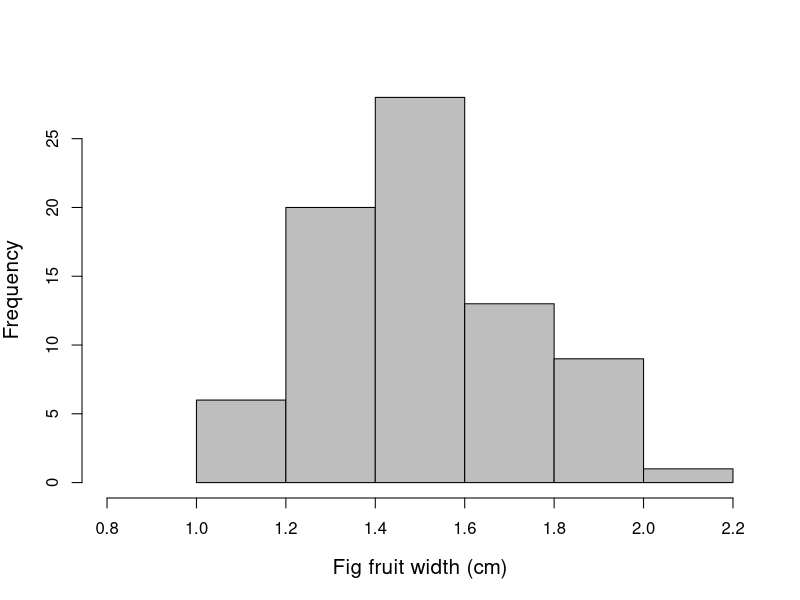
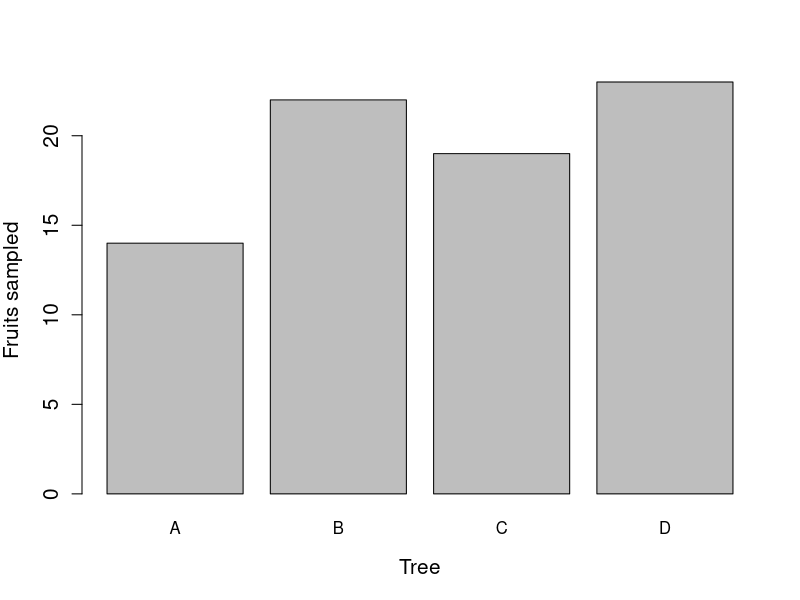
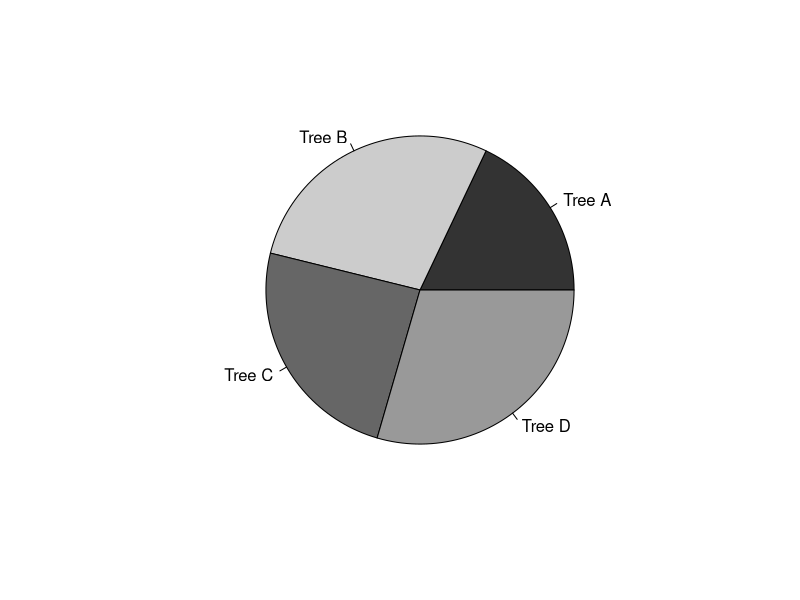
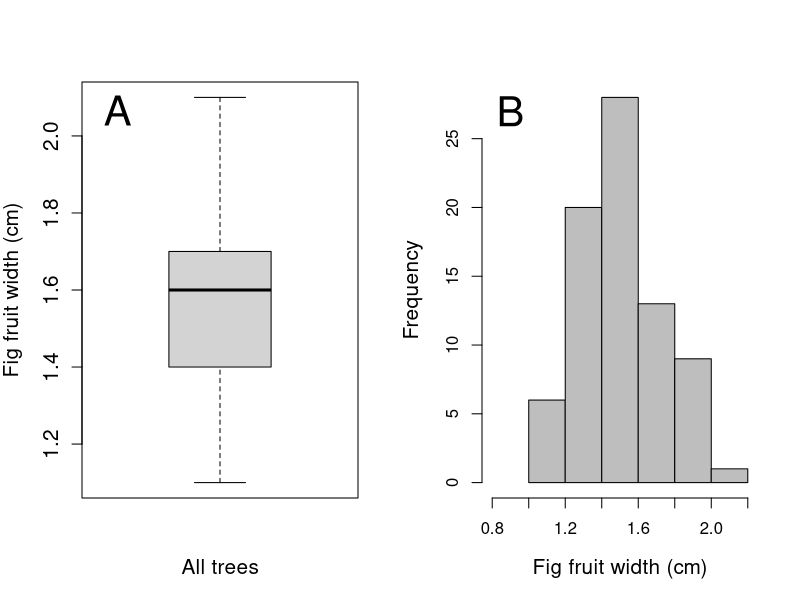
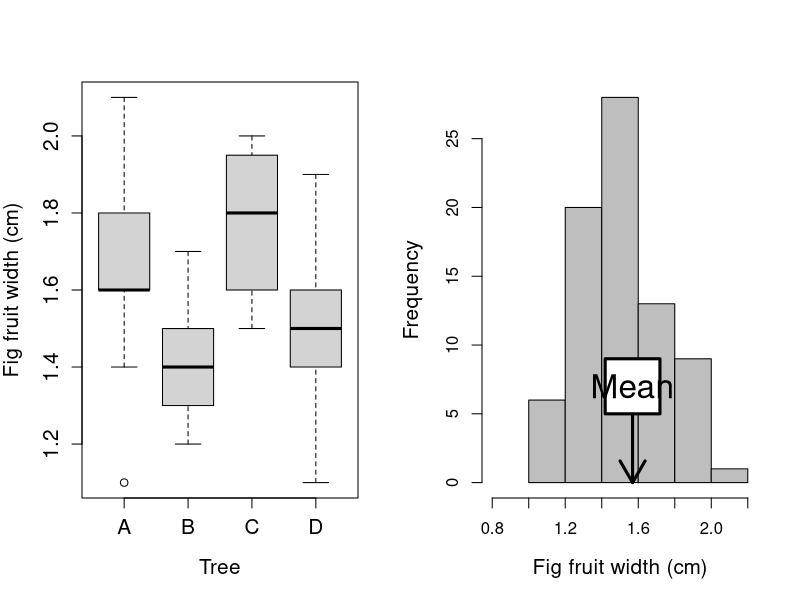

These charts were generated, in order, by the following R code: (Note: this script raises an error after producing the figures.)
## ---- chunk 1
fig_fruits  <- read.csv(file = "data/fig_fruits.csv");
hist(x = fig_fruits[["Width_cm"]], xlab = "Fig fruit width (cm)", 
     ylab = "Frequency", cex.lab = 1.25, col = "grey", main = "", 
     breaks = 5, xlim = c(0.8, 2.2));
## ---- chunk 2
fruits_per_tree <- table(fig_fruits[["Tree"]]);
barplot(fruits_per_tree, xlab = "Tree", ylab = "Fruits sampled", cex.lab = 1.25, 
        cex.axis = 1.25, col = "grey");
## ---- chunk 3
pie_fruits_labels <- c("Tree A", "Tree B", "Tree C", "Tree D");
pie(x = fruits_per_tree, labels = pie_fruits_labels,
    col = c("grey20", "grey80", "grey40", "grey60"), main = "");
## ---- chunk 4
par(mfrow = c(1, 2));
boxplot(x = fig_fruits[["Width_cm"]], ylab = "Fig fruit width (cm)", xlab = "All trees", cex.lab = 1.25, cex.axis = 1.25);
text(x = 0.6, y = 2.066, labels = "A", cex = 2.5);
hist(x = fig_fruits[["Width_cm"]], xlab = "Fig fruit width (cm)", 
     ylab = "Frequency", cex.lab = 1.25, col = "grey", main = "", 
     breaks = 5, xlim = c(0.8, 2.2));
sum_fig_fruits <- summary(fig_fruits[["Width_cm"]]);
text(x = 0.9, y = 27, labels = "B", cex = 2.5);
## ---- chunk 5
boxplot(formula = fig_fruits[["Width_cm"]]~fig_fruits[["Tree"]], ylab = "Fig fruit width (cm)", xlab = "Tree", cex.lab = 1.25, cex.axis = 1.25);
## ---- chunk 6
fig_fruits  <- read.csv(file = "data/fig_fruits.csv");
hist(x = fig_fruits[["Width_cm"]], xlab = "Fig fruit width (cm)", 
     ylab = "Frequency", cex.lab = 1.25, col = "grey", main = "", 
     breaks = 5, xlim = c(0.8, 2.2));
mean_fig_fruit_width <- mean(fig_fruits[["Width_cm"]], na.rm = TRUE);
arrows(x0 = mean_fig_fruit_width, x1 = mean_fig_fruit_width,
       y0 = 5, y1 = 0, lwd = 3);
mbox <- function(x0, x1, y0, y1){
    xx <- seq(from=x0, to=x1, length.out = 100);
    yy <- seq(from=y0, to=y1, length.out = 100);
    xd <- c(rep(x0, 100), xx, rep(x1,100), rev(xx));
    yd <- c(yy, rep(y1,100), rev(yy), rep(y0, 100));
    return(list(x=xd, y=yd));
}
tbox <- mbox(x0 = mean_fig_fruit_width - 0.15, 
             x1 = mean_fig_fruit_width + 0.15, y0 = 5, y1 = 9);
polygon(x=tbox$x, y=tbox$y, lwd=3, border="black", col="white");
text(x = mean_fig_fruit_width, y = 7, cex = 2, labels = "Mean");
## ---- chunk 7
knitr::include_graphics("img/Nymphaea_alba_pads.jpg")
## ---- chunk 8
N_alba      <- read.csv("data/Nymphaea_alba.csv");
N_alba_tidy <- read.csv("data/Nymphaea_alba_tidy.csv");
print(N_alba)
## ---- chunk 9
knitr::include_graphics("img/lilypad_tidy.png")
## ---- chunk 10
print(head(N_alba_tidy));
## ---- chunk 11
knitr::include_graphics("img/lilypad_descriptives.png")
## ---- chunk 12
knitr::include_graphics("img/lilypad_histogram.png")
## ---- chunk 13
knitr::include_graphics("img/lilypad_summary_statistics.png")
